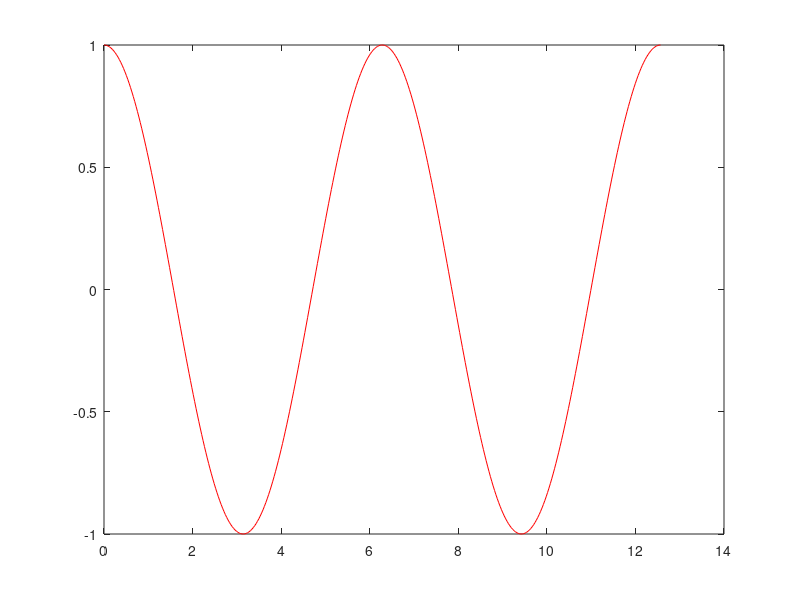
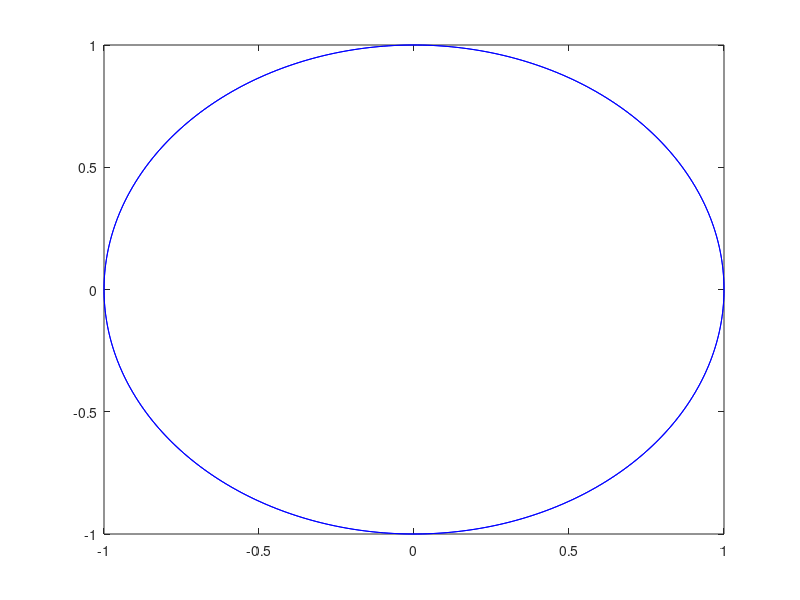
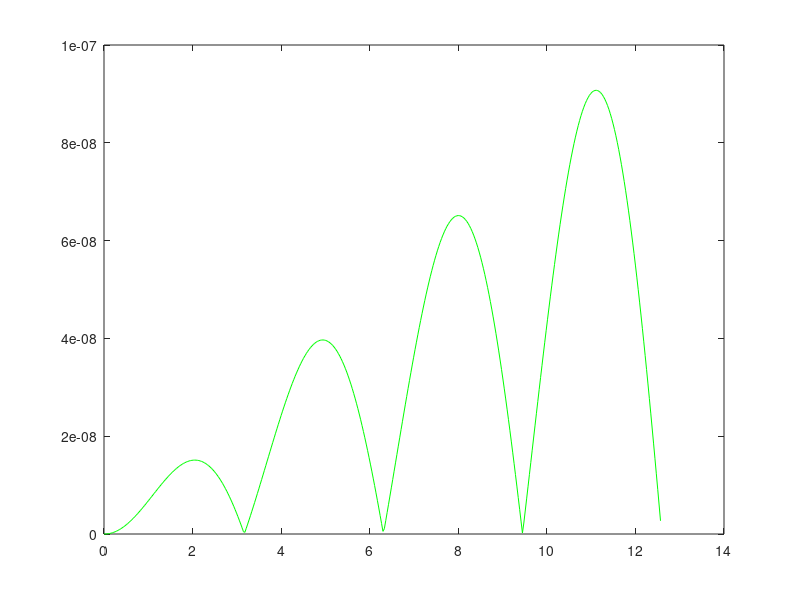

Source code (MATLAB) for these figures, in order:
% 4th order Runge-Kutta method on a system of ODEs,
% currently used on the ODE problem
% y'' = -y, y(0) = 1, y'(0) = 0

% create mesh of equispaced points in time
N = 400; 
tvals = linspace(0, 4*pi, N); 
h = tvals(2)-tvals(1) ;  % step size

f = @(x,w) [w, -x];
y = @(t) cos(t);

xvals = zeros(N,1); % create blank arrays
wvals = zeros(N,1); % to be edited below 
evals = zeros(N,1);
xvals(1) = 1.0; % initial value for x
wvals(1) = 0.0;  % initial value for w

for i = 1:N-1
    % implement RK-4 method here
    xi = xvals(i);
    wi = wvals(i);
    k1 = f(xi, wi);
    k2 = f(xi + 0.5*h*k1(1), wi + 0.5*h*k1(2));
    k3 = f(xi + 0.5*h*k2(1), wi + 0.5*h*k2(2));
    k4 = f(xi + h*k3(1), wi + h*k3(2));
    xvals(i+1) = xi + h/6*(k1(1)+2*k2(1)+2*k3(1)+k4(1));
    wvals(i+1) = wi + h/6*(k1(2)+2*k2(2)+2*k3(2)+k4(2));
    evals(i+1) = abs(xvals(i+1) - y(tvals(i+1)));
end

% plot position x versus time
figure(1)
plot(tvals, xvals, 'r')

% make phase plot--plot velocity w versus x
figure(2)
plot(xvals, wvals, 'b')

% make error graph
figure(3)
plot(tvals, evals, 'g')
